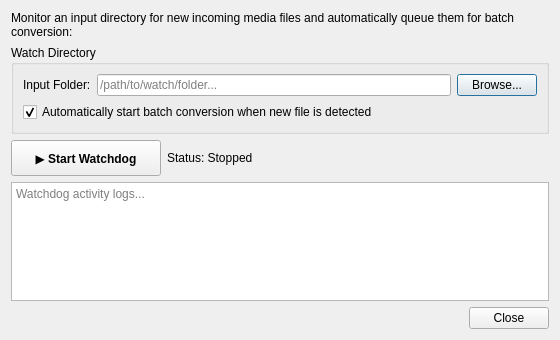
<?xml version="1.0" encoding="UTF-8"?>
<ui version="4.0">
 <class>HotFolderDialog</class>
 <widget class="QDialog" name="HotFolderDialog">
  <property name="geometry">
   <rect>
    <x>0</x>
    <y>0</y>
    <width>560</width>
    <height>340</height>
   </rect>
  </property>
  <property name="windowTitle">
   <string>Automated Hot Folder Watchdog Service</string>
  </property>
  <layout class="QVBoxLayout" name="mainHotLayout">
   <item>
    <widget class="QLabel" name="lblDesc">
     <property name="text">
      <string>Monitor an input directory for new incoming media files and automatically queue them for batch conversion:</string>
     </property>
     <property name="wordWrap">
      <bool>true</bool>
     </property>
    </widget>
   </item>
   <item>
    <widget class="QGroupBox" name="grpFolderConfig">
     <property name="title">
      <string>Watch Directory</string>
     </property>
     <layout class="QGridLayout" name="gridConfig">
      <item row="0" column="0">
       <widget class="QLabel" name="lblWatchPath">
        <property name="text">
         <string>Input Folder:</string>
        </property>
       </widget>
      </item>
      <item row="0" column="1">
       <layout class="QHBoxLayout" name="browseRow">
        <item>
         <widget class="QLineEdit" name="txtWatchDir">
          <property name="placeholderText">
           <string>/path/to/watch/folder...</string>
          </property>
         </widget>
        </item>
        <item>
         <widget class="QPushButton" name="btnBrowseWatchDir">
          <property name="text">
           <string>Browse...</string>
          </property>
         </widget>
        </item>
       </layout>
      </item>
      <item row="1" column="0" colspan="2">
       <widget class="QCheckBox" name="chkAutoStartBatch">
        <property name="text">
         <string>Automatically start batch conversion when new file is detected</string>
        </property>
        <property name="checked">
         <bool>true</bool>
        </property>
       </widget>
      </item>
     </layout>
    </widget>
   </item>
   <item>
    <layout class="QHBoxLayout" name="statusActionLayout">
     <item>
      <widget class="QPushButton" name="btnToggleWatch">
       <property name="minimumSize">
        <size>
         <width>150</width>
         <height>36</height>
        </size>
       </property>
       <property name="text">
        <string>▶ Start Watchdog</string>
       </property>
       <property name="styleSheet">
        <string>font-weight: bold;</string>
       </property>
      </widget>
     </item>
     <item>
      <widget class="QLabel" name="lblWatchStatus">
       <property name="text">
        <string>Status: Stopped</string>
       </property>
      </widget>
     </item>
     <item>
      <spacer name="hotSpacer">
       <property name="orientation">
        <enum>Qt::Horizontal</enum>
       </property>
       <property name="sizeHint" stdset="0">
        <size>
         <width>40</width>
         <height>20</height>
        </size>
       </property>
      </spacer>
     </item>
    </layout>
   </item>
   <item>
    <widget class="QPlainTextEdit" name="txtHotLog">
     <property name="readOnly">
      <bool>true</bool>
     </property>
     <property name="placeholderText">
      <string>Watchdog activity logs...</string>
     </property>
    </widget>
   </item>
   <item>
    <widget class="QDialogButtonBox" name="buttonBox">
     <property name="standardButtons">
      <set>QDialogButtonBox::Close</set>
     </property>
    </widget>
   </item>
  </layout>
 </widget>
 <resources/>
 <connections/>
</ui>
